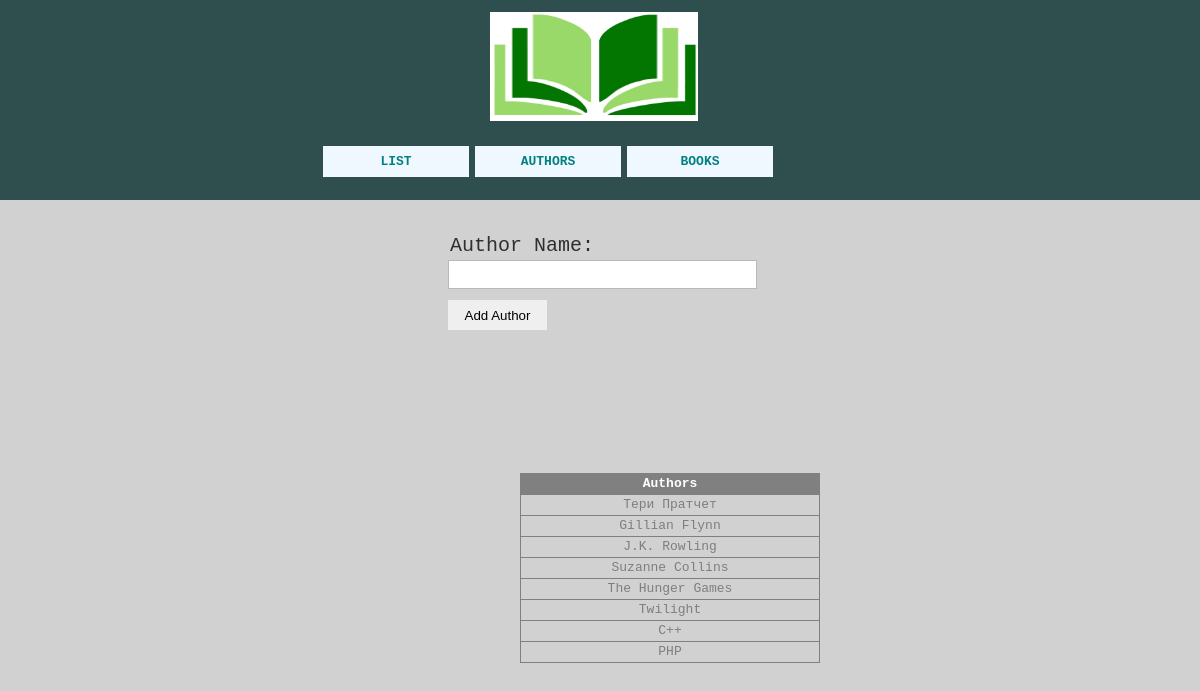
The page /authors.php on the database its author committed.
### tables this page shows
CREATE TABLE IF NOT EXISTS `authors` (
  `author_id` int(11) NOT NULL AUTO_INCREMENT,
  `author_name` varchar(250) NOT NULL,
  PRIMARY KEY (`author_id`)
);

### inc/data.php (called while the page is built)
<?php
$menu = array(
    0=>array(
        'name'=>'List',
        'link'=>'index.php'
    ),
    1=>array(
        'name'=>'Authors',
        'link'=>'authors.php'
    ),
     2=>array(
        'name'=>'Books',
        'link'=>'add_book.php'
    )
);

### functions.php (called while the page is built, shortened)
<?php
function checkDBForError($db) {
    return (bool)mysqli_error($db);
}
function getAuthors($db){
     $q = mysqli_query($db, 'SELECT * FROM authors');
     $result = array();
     while ($row = mysqli_fetch_assoc($q)) {
         $result[] = $row;
      }
      return $result;
}

### authors.php (the view, shortened to what this page needs)
<?php
include './database/db.php';
include './inc/data.php';
include './functions.php';
include './inc/header.php';
?>
 <div class="container">
            <div class="top">
                <div class="logo">
                    <a href="index.php">
                        <img class="logo1"src="img/book-logo.png"></img>
                    </a>
                </div>
                <div class="menu">
                    <ul>
                        <?php
                        foreach ($menu as $value) {
                            echo '<li><a href="' . $value['link'] . '">' . $value['name'] . '</a></li>';
                        }
                        ?>
                    </ul>
                </div>
            </div>
     <div class="body">
   <div class="login">
        <form id="loginForm" method="POST" action="authors.php">
            <label for="username">Author Name:</label><br/>
            <input type="text" name="author_name" class="textField"/><br/>
            <input type="submit" name="submit" value="Add Author" id="loginBut"/>
        </form>
 </div>
<?php
$authors = getAuthors($db);
?>
         <div class="table">
<table border="1">
    <tr><th>Authors</th></tr>
        <?php
        foreach ($authors as $author) {
              echo '<tr>
                  <td>'.$author['author_name'].'</td>
                 </tr>';
      }
        ?>
</table>
         </div>
     </div>
 </div>
<?php include './inc/footer.php';?>

### inc/header.php (shortened to what this page needs)
<!DOCTYPE html>
<html>
<head>
  <link rel="stylesheet" type="text/css" href="css/style.css"/>
</head>
<body class="home">

### inc/footer.php
</body>
</html>

### css/style.css (style rules this page uses)
* { padding: 0; margin: 0; }
body { color: #7F7E7E; font-family: "Courier New", Courier, monospace; font-size: 13px; line-height: 20px; }
a { color: teal; font-weight: bold; text-decoration: none; }
body.home { background-repeat: repeat; background-position: left top; background-attachment: scroll; }
.container { width: 1200px; height: 800px; margin: 0 auto; background: #D1D1D1 center no-repeat; }
.top { position: relative; width: 100%; background-color: darkslategray; height: 200px; }
.logo { position: absolute; width: 300px; height: 55px; margin: 40px; }
.logo1 { width: 208px; height: 109px; margin: -28px; margin: -28px -28px -28px 450px; }
.menu { position: absolute; bottom: 0px; width: 1160px; padding: 20px; }
.menu ul { margin-left: 300px; }
.menu ul li { float: left; list-style: outside none none; margin: 3px; background-color: #F0F8FF; width: 134px; height: 19px; text-align: center; padding: 6px; }
ul li a { text-decoration: none; text-align: center; text-transform: uppercase; }
table { margin: 70px auto 0px; }
#loginForm { width: 615px; padding-left: 30px; height: 250px; clear: left; float: left; font-size: 20px; position: relative; margin-left: 109px; }
#loginForm label { height: 12px; line-height: 12px; float: left; padding-bottom: 2px; font-size: 20px; color: #2F2F2F; padding-left: 2px; }
#loginForm .textField { width: 300px; height: 27px; padding-left: 7px; line-height: 27px; font-size: 13px; color: #000; background: none repeat scroll 0% 0% #FFF; border: 1px solid #B9B9B9; margin-bottom: 11px; }
#loginBut { width: 99px; height: 30px; border: 0px none; cursor: pointer; float: left; margin-right: 15px; }
.login { position: relative; width: 582px; height:180px; margin: 0px auto; top: 40px; }
.table { width: 300px; position: absolute; top: 403px; left: 520px; }
table { width: 100%; border-collapse: collapse; }
table tr { text-align: center; }
table tr:first-child { color: white; background-color: grey; }
.login label { height: 12px; line-height: 12px; float: left; padding-bottom: 2px; font-size: 20px; color: #2F2F2F; padding-left: 2px; }

### rows shown on the page
authors: author_name "Тери Пратчет"
authors: author_name "Gillian Flynn"
authors: author_name "J.K. Rowling"
authors: author_name "Suzanne Collins"
authors: author_name "The Hunger Games"
authors: author_name "Twilight"
authors: author_name "C++"
authors: author_name "PHP"

### other values the page prints
$value['name'] "LIST"
$value['name'] "AUTHORS"
$value['name'] "BOOKS"
